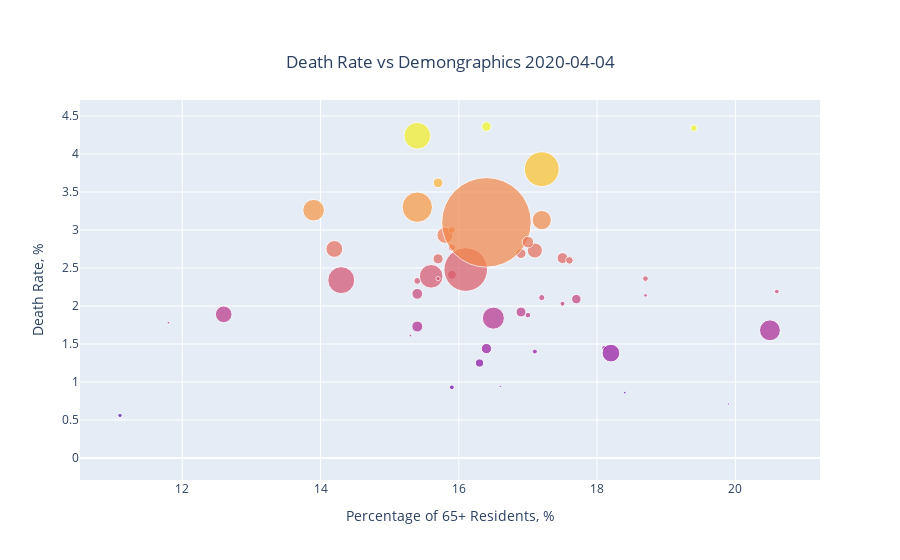

Notebook source saved alongside this figure:
### Code cell
death_v_demographic('2020-04-04')

### Figure 1 — Plotly figure (JSON) as saved in the notebook; plotly's stock layout.template omitted (floating-point values rounded to 4 significant figures)
{"data": [{"marker": {"color": [2.69, 1.78, 2.63, 1.88, 2.34, 2.75, 3.13, 2.36, 2.33, 1.68, 3.26, 0.86, 0.93, 2.39, 2.93, 1.4, 3, 4.36, 3.3, 2.19, 1.73, 1.84, 3.8, 2.77, 2.41, 1.92, 2.14, 2.36, 2.62, 1.45, 2.48, 2.03, 3.1, 1.25, 1.61, 2.73, 3.62, 2.6, 1.38, 2.11, 2.09, 0.94, 1.44, 1.89, 0.56, 4.34, 2.16, 4.24, 0.71, 2.84, 0], "size": [9.95, 2.598, 10.92, 5.612, 26.96, 16.84, 19.27, 5.612, 6.874, 20.89, 21.63, 2.598, 4.743, 23.62, 16.16, 4.975, 6.874, 9.487, 30.45, 4.743, 11.02, 22.05, 34.86, 7.348, 8.874, 9.95, 3.674, 4.243, 10.17, 4.5, 43.65, 4.975, 89.6, 8.216, 2.598, 15.15, 9.721, 7.649, 17.68, 6.185, 9.487, 2.121, 10.28, 16.7, 4.243, 6.708, 10.82, 26.75, 2.121, 11.62, 0]}, "mode": "markers", "text": ["Alabama", "Alaska", "Arizona", "Arkansas", "California", "Colorado", "Connecticut", "Delaware", "District of Columbia", "Florida", "Georgia", "Hawaii", "Idaho", "Illinois", "Indiana", "Iowa", "Kansas", "Kentucky", "Louisiana", "Maine", "Maryland", "Massachusetts", "Michigan", "Minnesota", "Mississippi", "Missouri", "Montana", "Nebraska", "Nevada", "New Hampshire", "New Jersey", "New Mexico", "New York", "North Carolina", "North Dakota", "Ohio", "Oklahoma", "Oregon", "Pennsylvania", "Rhode Island", "South Carolina", "South Dakota", "Tennessee", "Texas", "Utah", "Vermont", "Virginia", "Washington", "West Virginia", "Wisconsin", "Wyoming"], "type": "scatter", "x": [16.9, 11.8, 17.5, 17, 14.3, 14.2, 17.2, 18.7, 15.4, 20.5, 13.9, 18.4, 15.9, 15.6, 15.8, 17.1, 15.9, 16.4, 15.4, 20.6, 15.4, 16.5, 17.2, 15.9, 15.9, 16.9, 18.7, 15.7, 15.7, 18.1, 16.1, 17.5, 16.4, 16.3, 15.3, 17.1, 15.7, 17.6, 18.2, 17.2, 17.7, 16.6, 16.4, 12.6, 11.1, 19.4, 15.4, 15.4, 19.9, 17, 16.5], "y": [2.69, 1.78, 2.63, 1.88, 2.34, 2.75, 3.13, 2.36, 2.33, 1.68, 3.26, 0.86, 0.93, 2.39, 2.93, 1.4, 3, 4.36, 3.3, 2.19, 1.73, 1.84, 3.8, 2.77, 2.41, 1.92, 2.14, 2.36, 2.62, 1.45, 2.48, 2.03, 3.1, 1.25, 1.61, 2.73, 3.62, 2.6, 1.38, 2.11, 2.09, 0.94, 1.44, 1.89, 0.56, 4.34, 2.16, 4.24, 0.71, 2.84, 0]}], "layout": {"title": {"text": "Death Rate vs Demongraphics 2020-04-04", "x": 0.5, "xanchor": "center", "y": 0.9, "yanchor": "top"}, "xaxis": {"title": {"text": "Percentage of 65+ Residents, %"}}, "yaxis": {"title": {"text": "Death Rate, %"}}}}
